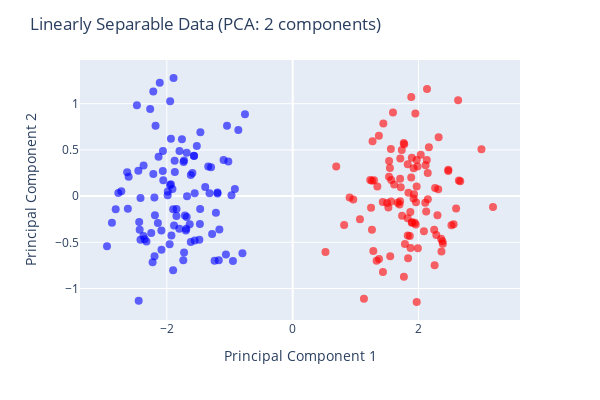

The code cell stored with this chart in its notebook:
### Code cell
# Plotting the transformed data in a two principal component space
figL2 = px.scatter(x=dataL[:, 0], y=dataL[:, 1], 
                   color=yl, color_continuous_scale='bluered')
figL2.update_traces(marker=dict(size=8, opacity=0.6))
figL2.update_layout(coloraxis_showscale=False, 
                    width=600, height=400, 
                    xaxis_title='Principal Component 1', 
                    yaxis_title='Principal Component 2',  
                    title='Linearly Separable Data (PCA: 2 components)')             
figL2.show()

### Figure 1 — Plotly figure (JSON) as saved in the notebook; plotly's stock layout.template omitted (floating-point values rounded to 4 significant figures; data arrays with more than 128 entries replaced by an {"elided": "..."} marker saying what was removed)
{"data": [{"hovertemplate": "x=%{x}<br>y=%{y}<br>color=%{marker.color}<extra></extra>", "legendgroup": "", "marker": {"color": {"elided": "200 int values"}, "coloraxis": "coloraxis", "opacity": 0.6, "size": 8, "symbol": "circle"}, "mode": "markers", "name": "", "orientation": "v", "showlegend": false, "type": "scatter", "x": {"elided": "200 float values"}, "xaxis": "x", "y": {"elided": "200 float values"}, "yaxis": "y"}], "layout": {"coloraxis": {"colorbar": {"title": {"text": "color"}}, "colorscale": [[0, "rgb(0,0,255)"], [1, "rgb(255,0,0)"]], "showscale": false}, "height": 400, "legend": {"tracegroupgap": 0}, "margin": {"t": 60}, "title": {"text": "Linearly Separable Data (PCA: 2 components)"}, "width": 600, "xaxis": {"anchor": "y", "domain": [0, 1], "title": {"text": "Principal Component 1"}}, "yaxis": {"anchor": "x", "domain": [0, 1], "title": {"text": "Principal Component 2"}}}}
